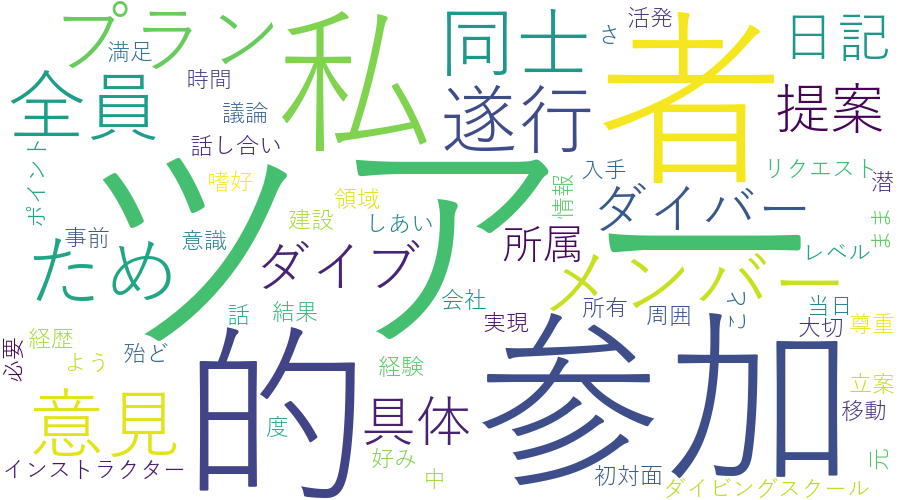

Write the Python code that produced this figure.
from janome.tokenizer import Tokenizer
from wordcloud import WordCloud, ImageColorGenerator
import numpy as np
from PIL import Image
import matplotlib.pyplot as plt


text_data = open("chapter4\gakutika.txt", "rb").read()
text = text_data.decode('utf-8')

t = Tokenizer()
seps = t.tokenize(text)

gakutika_list = []
tags = ['名詞'#, '動詞', '形容詞', '副詞', '形容動詞', '連体詞', '感動詞', '接続詞', '接頭詞', '助詞', '助動詞', '記号', 'フィラー', 'その他', '未知語']
        ]
def new_func(word, ps):
    print(word, ps)

for _ in seps:
    if _.base_form == '*':
        word = _.surface
    else:
        word = _.base_form
    
    ps = _.part_of_speech
    # new_func(word, ps)
    word_class = ps.split(',')[0]
    # print(word, word_class)
    if word_class in tags:
        gakutika_list.append(word)

# print(gakutika_list)

text = '/'.join(gakutika_list)
# print(text)
fpath = "C:/Windows/Fonts/YuGothR.ttc"
wordcloud = WordCloud(background_color="white", font_path=fpath, width=900, height=500).generate(text)

wordcloud.to_file("chapter4\sample3.png")



def get_wordcrowd_mask(text, imgpath ):
    # 画像を取得して、numpy形式に変換
    img_color = np.array(Image.open(imgpath))
    # wordcloudでの画像形式を設定
    wc = WordCloud(width=800,
                   height=600,
                   font_path=fpath,
                   mask=img_color,
                   collocations=False, # 単語の重複しないように
                  ).generate( text )

    # 図のサイズを6*6指定、1インチあたりのドット数を200に指定
    plt.figure(figsize=(6,6), dpi=200)
    # 画像を補完
    plt.imshow(wc, interpolation="bilinear")
    # サブプロットの軸をオフに設定
    plt.axis("off")
    plt.show()

def get_wordcrowd_color_mask( text, imgpath ):
    img_color = np.array(Image.open( imgpath ))
    wc = WordCloud(width=800,
                   height=600,
                   font_path=fpath,
                   mask=img_color,
                   collocations=False, # 単語の重複しないように
                  ).generate( text )

    image_colors = ImageColorGenerator(img_color) #色情報を追加

    # show
    plt.figure(figsize=(6,6), dpi=200)
    plt.imshow(wc.recolor(color_func=image_colors), # マスク画像の色を使用
               interpolation="bilinear")
    plt.axis("off")
    plt.show()

# get_wordcrowd_mask(text, "chapter4\love.png")
get_wordcrowd_color_mask(text, 'chapter4\love.png')
